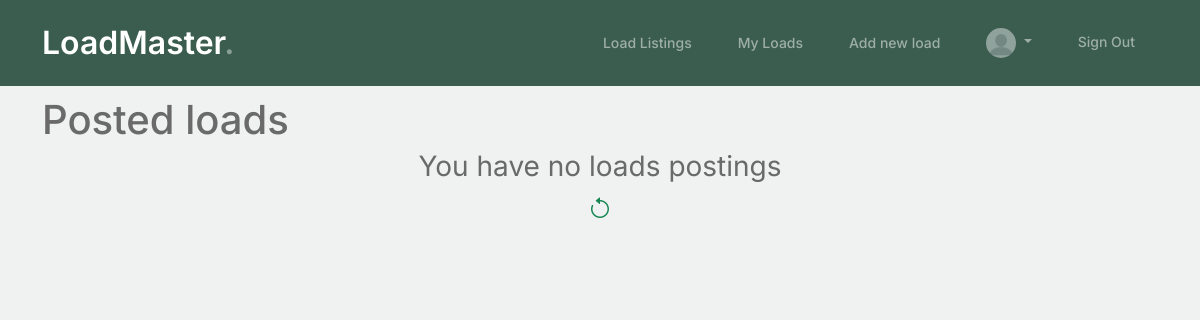
Before: /loads/my_loads (signed in) with the older database file.
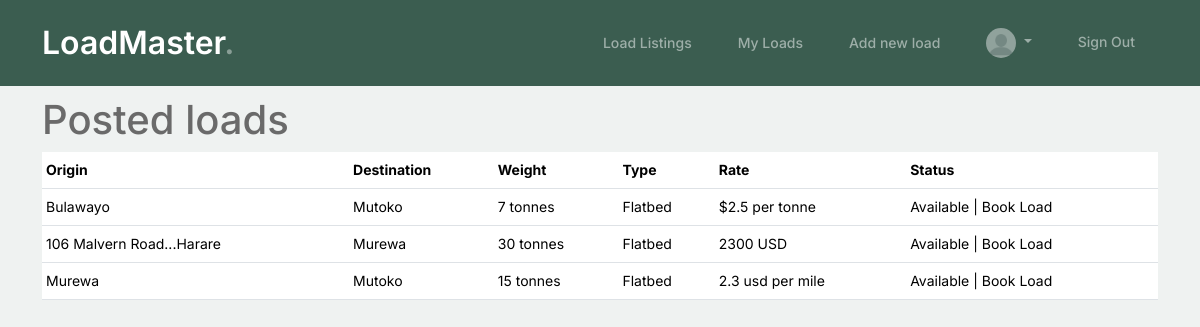
After: the same page with the newer database file.
### loads/models.py (models this page shows, shortened)
class Load(models.Model):
    class Type (models.TextChoices):
        REFEER = "R", ("Reefer")
        FLATBED = "F", ("Flatbed")
        SIDE_CURTAIN = "S", ("Side Curtain")
        OTHER = "O", ("Other")
        VAN = "V", ("Van")
    origin = models.ForeignKey(Location, related_name='outgoing', on_delete=models.CASCADE)
    destination = models.ForeignKey(Location, related_name='incoming', on_delete=models.CASCADE)
    type = models.CharField(max_length=1, choices=Type.choices, default=Type.FLATBED)
    owner = models.ForeignKey(Profile, on_delete=models.CASCADE)
    weight = models.CharField(max_length=20)
    rate = models.CharField(max_length=20)
    created = models.DateTimeField(auto_now_add=True)
    updated = models.DateTimeField(auto_now=True)
    class Meta:
        ordering = ["-created"]

class Location(models.Model):
    address_1 = models.CharField(max_length=200, null=True, blank=True)
    address_2 = models.CharField(max_length=200, null=True, blank=True)
    city = models.CharField(max_length=200)
    country = models.CharField(max_length=100, default='Zimbabwe')
    def __str__(self):
        if self.address_1:
            return f"{self.address_1[:17]}...{self.city}"
        return f"{self.city}"

class LoadStatus(models.Model):
    class Status(models.TextChoices):
        AVAILABLE = "A", ("Available")
        IN_TRANSIT = "I", ("In Transit")
        DELIVERED = "D", ("Delivered")
    load = models.OneToOneField(Load, on_delete=models.CASCADE)
    status = models.CharField(max_length=1, choices=Status.choices, default=Status.AVAILABLE)
    transporter = models.ForeignKey(Profile, on_delete=models.CASCADE)
    updated = models.DateTimeField(auto_now=True)
    def __str__(self):
        return f"{self.get_status_display()}"

### loads/views.py (the view)
# urls.py: path('my_loads', views.my_loads, name='my_loads'),
@login_required(login_url="account_login")
def my_loads(request):
    my_loads = Load.objects.filter(owner=request.user.profile)
    return render(request, 'loads/my_loads.html', {'my_loads': my_loads})

### loads/templates/loads/my_loads.html (shortened to what this page needs)
{% extends "account/base_entrance.html" %}
{% load i18n %}
{% load static %}
{% load allauth account %}
{% block content %}
<div class="py-5"></div>
<div class="container">
    <h1>Posted loads</h1>
    {% if my_loads %}
    <div class="table-responsive">
        <table class="table table-hover table-sm">
          <thead class="line bg-green">
            <tr>
              <th scope="col">Origin</th>
              <th scope="col">Destination</th>
              <th scope="col">Weight</th>
              <th scope="col">Type</th>
              <th scope="col">Rate</th>
              <th scope="col">Status</th>
            </tr>
          </thead>
          <tbody>
            {% for load in my_loads %}
              {% if load.loadstatus.get_status_display != "Delivered" %}
           <tr class="table-row cursor-auto" data-href="{% url 'loads:load' load.id %}" >
                <td class="text-truncate">{{ load.origin }}</td>
                <td class="text-truncate">{{ load.destination }}</td>
                <td class="text-truncate">{{ load.weight }}</td>
                <td class="text-truncate">{{ load.get_type_display }}</td>
                {% if user.is_authenticated %}
                  <td class="text-truncate">{{ load.rate }}</td>
                  {% else %}
                <td class="text-truncate"><a href="#hello">Sign Up</a><i class="bi bi-box-arrow-in-right"></i></td>
                {% endif %}
                {% if load.loadstatus.get_status_display == "Available" %}
                <td class="text-truncate">{{ load.loadstatus }} | Book Load</td>
                {% else %}
                <td class="text-truncate">{{ load.loadstatus }}</td>
                {% endif %}
            </tr>
            {% endif %}
            {% endfor %}
          </tbody>
        </table>
      </div>
      {% else %}
      <p class="text-center fs-3">You have no loads postings </p>
      <a href="{% url 'loads:loads' %}" class="text-center d-block fs-4"><i class="bi bi-arrow-counterclockwise text-success"></i></a>
      {% endif %}
    </div>
{% endblock content %}

Changed rows visible on the page:
added Load: origin "Bulawayo", destination "Mutoko", weight "7 tonnes", type "Flatbed", rate "$2.5 per tonne", loadstatus "Available"
added Load: origin "106 Malvern Road...Harare", destination "Murewa", weight "30 tonnes", type "Flatbed", rate "2300 USD", loadstatus "Available"
added Load: origin "Murewa", destination "Mutoko", weight "15 tonnes", type "Flatbed", rate "2.3 usd per mile", loadstatus "Available"
Other visible differences:
text no longer shown: "You have no loads postings"
text now shown: "Origin Destination Weight Type Rate Status"
